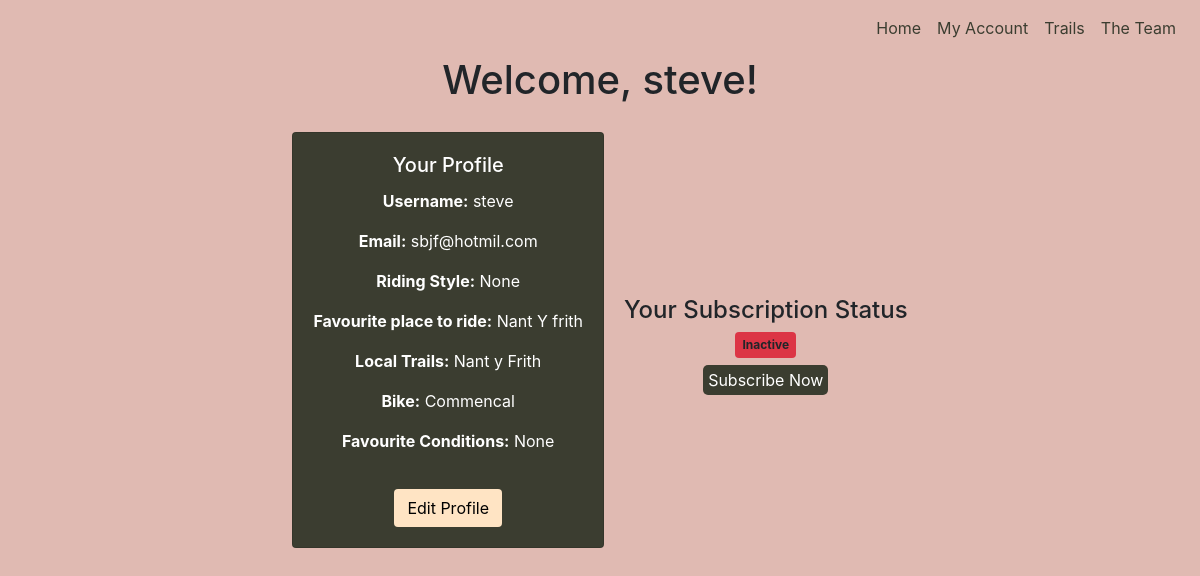
Screenshot of /profiles/ (signed in) with the database file from the repository.
### profiles/models.py (models this page shows, shortened)
class UserProfile(models.Model):
    RIDING_STYLE_CHOICES = [
        ('Cross Country', 'Cross Country'),
        ('All Mountain', 'All Mountain'),
        ('Downhill', 'Downhill'),
        ('Freeride', 'Freeride'),
    ]
    CONDITIONS_CHOICES = [
        ('Dry', 'Dry'),
        ('Mud', 'Mud'),
        ('Wet', 'Wet'),
        ('Snow', 'Snow'),
    ]
    user = models.OneToOneField(User, on_delete=models.CASCADE)
    subscription_active = models.BooleanField(default=False)
    current_subscription = models.ForeignKey(StripeCustomer, null=True, blank=True, on_delete=models.SET_NULL)
    name = models.CharField(max_length=20,  null=True, blank=True)
    riding_style = models.CharField(max_length=20, choices=RIDING_STYLE_CHOICES, null=True, blank=True)
    favourite_place_to_ride = models.CharField(max_length=50, null=True, blank=True)
    local_trails = models.CharField(max_length=50, null=True, blank=True)
    bike = models.CharField(max_length=50, null=True, blank=True)
    favourite_conditions = models.CharField(max_length=20, choices=CONDITIONS_CHOICES, null=True, blank=True)

### profiles/views.py (the view)
# urls.py: path('', views.profile, name='profile'),
def profile(request):
    user = request.user #get user
    try:
        stripe_customer = StripeCustomer.objects.get(user=request.user)
        is_subscribed = stripe_customer.has_active_subscription()
    except StripeCustomer.DoesNotExist:
        is_subscribed = False
    try:
        profile = user.userprofile
    except UserProfile.DoesNotExist:
        profile = UserProfile.objects.create(user=user) #if a users profile is not created when registered
    if request.method == 'POST':
        form = UserProfileForm(request.POST, instance=profile)
        if form.is_valid():
            form.save()
            return redirect('profile')
    else:
        form = UserProfileForm(instance=profile)
    user_profile = get_object_or_404(UserProfile, user=request.user)
    template = 'profiles/profiles.html'
    context = {
        'is_subscribed': is_subscribed,
        'form': form,
        'user_profile': user_profile,
        }
    return render(request, template, context)

### profiles/templates/profiles/profiles.html (shortened to what this page needs)
{% extends 'base.html' %}
{% load static %}
{% block extra_css %}
    <link rel="stylesheet" href="{% static 'profiles/css/profiles.css' %}">
{% endblock %}
{% block content %}
<div class="container mt-5">
    <h1 class="text-center">Welcome, {{ user.username }}!</h1>
    <div class="container" style="align-content: center;">
    <div class="subscription-status-container">
    <h4 class="text-center">Your Subscription Status</h4>
    {% if is_subscribed %}
        <span class="badge bg-success text-center">Active</span>
        <p class="text-center"><a href="{% url 'unsubscribe' %}" class="subscribe-link">Unsubscribe</a></p>
    {% else %}
        <span class="badge bg-danger">Inactive</span>
        <p class="text-center"><a href="{% url 'subscriptions-subscribe' %}" class="subscribe-link">Subscribe Now</a></p>
    {% endif %}
</div>
    <div class="card mb-4 profile-container">
        <div class="card-body text-center">
            <h5 class="card-title text-center">Your Profile</h5>
            <p><strong>Username:</strong> {{ user.username }}</p>
            <p><strong>Email:</strong> {{ user.email }}</p>
            <p><strong>Riding Style:</strong> {{ user_profile.riding_style }}</p>
            <p><strong>Favourite place to ride:</strong> {{ user_profile.favourite_place_to_ride }}</p>
            <p><strong>Local Trails:</strong> {{ user_profile.local_trails }}</p>
            <p><strong>Bike:</strong> {{ user_profile.bike }}</p>
            <p><strong>Favourite Conditions:</strong> {{ user_profile.favourite_conditions }}</p>
        </div>
        <button type="button" class="btn profile-btn" data-toggle="modal" data-target="#profileModal">
            Edit Profile
        </button>
    </div>
    </div>
{% endblock %}

### static/css/base.css (style rules this page uses)
html { height: 100%; }
.btn { background-color: #3b3d30; color: white; margin-top: 10px; }
.container { display: flex; flex-direction: column; flex-wrap: wrap; }
.subscribe-link { text-decoration: none; color: white; background-color: #3b3d30; padding: 5px; margin-top: 10px; width: fit-content; border-radius: 5px; }

### profiles/static/profiles/css/profiles.css (style rules this page uses)
.profile-container { display: flex; flex-direction: column; background-color: #3b3d30; align-items: center; color: white; }
.profile-btn { margin: 0px 20px 20px 20px; background-color: bisque; color: black; }
.badge { margin-bottom: 10px; padding: 7px; }
.container { display: flex; flex-direction: row-reverse; flex-wrap: wrap; justify-content: center; margin-top: 20px; }
.subscription-status-container { display: flex; flex-direction: column; align-items: center; justify-content: center; margin-left: 20px; }

### rows the page displays
UserProfile: riding_style "None", favourite_place_to_ride "Nant Y frith", local_trails "Nant y Frith", bike "Commencal", favourite_conditions "None"

### other values shown
{{ user.username }} "steve"
{{ user.email }} "sbjf@hotmil.com"
